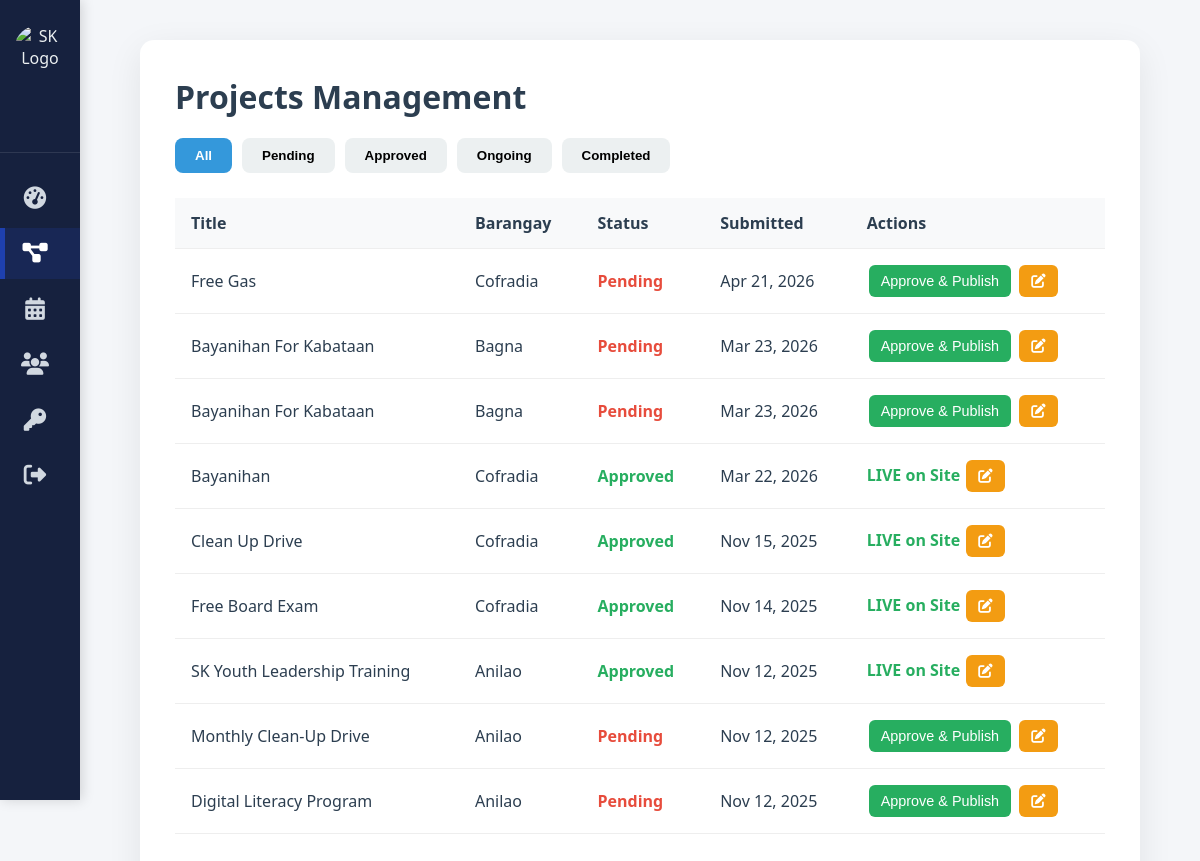
The page /admin/projects.php (signed in) on the database its author committed.
### tables this page shows
CREATE TABLE `projects` (
  `id` int(11) NOT NULL,
  `barangay_id` int(11) NOT NULL,
  `title` varchar(150) NOT NULL,
  `description` text DEFAULT NULL,
  `image` varchar(100) DEFAULT NULL,
  `status` enum('pending','approved','rejected') DEFAULT 'pending',
  `submitted_by` int(11) DEFAULT NULL,
  `submitted_at` datetime DEFAULT current_timestamp(),
  `approved_at` datetime DEFAULT NULL,
  `budget` decimal(12,2) DEFAULT 0.00,
  `file_path` varchar(255) DEFAULT NULL
);

CREATE TABLE `barangays` (
  `id` int(11) NOT NULL,
  `name` varchar(100) NOT NULL,
  `img` varchar(255) NOT NULL,
  `description` text DEFAULT NULL,
  `updated_at` datetime DEFAULT NULL ON UPDATE current_timestamp()
);

### admin/projects.php (the view, shortened to what this page needs)
<?php
$servername = "localhost";
$username   = "u601734414_sk_user";
$password   = "Federation2025";
$database   = "u601734414_sk_federation";
$dsn = "mysql:host=$servername;dbname=$database;charset=utf8mb4";
$options = [
    PDO::ATTR_ERRMODE            => PDO::ERRMODE_EXCEPTION,
    PDO::ATTR_DEFAULT_FETCH_MODE => PDO::FETCH_ASSOC,
    PDO::ATTR_EMULATE_PREPARES   => false,
];
try {
    $pdo = new PDO($dsn, $username, $password, $options);
} catch (PDOException $e) {
    error_log("Projects DB Error: " . $e->getMessage());
    die("Database connection failed.");
}
$sql = "
    SELECT p.*,
           b.name AS barangay_name
    FROM   projects p
    LEFT   JOIN barangays b ON p.barangay_id = b.id
    ORDER  BY p.submitted_at DESC
";
$stmt     = $pdo->query($sql);
$projects = $stmt->fetchAll();
$status_filter = $_GET['status'] ?? '';
$filtered_projects = $status_filter
    ? array_filter($projects, fn($p) => strtolower($p['status'] ?? '') === strtolower($status_filter))
    : $projects;
?>
<!DOCTYPE html>
<html lang="en">
<head>
    <link rel="stylesheet" href="adminstyle.css">
    <link rel="stylesheet" href="https://cdnjs.cloudflare.com/ajax/libs/font-awesome/6.5.0/css/all.min.css">
</head>
<body>
<nav class="sidebar">
    <div class="sidebar-logo">
        <img src="../images/sk-logo.png" alt="SK Logo">
    </div>
    <ul>
        <li><a href="dashboard.php" class="<?= basename($_SERVER['PHP_SELF']) === 'dashboard.php' ? 'active' : '' ?>">
            <i class="fas fa-tachometer-alt"></i><span>Dashboard</span>
        </a></li>
        <li><a href="projects.php" class="active">
            <i class="fas fa-project-diagram"></i><span>Projects</span>
        </a></li>
        <li><a href="events.php" class="<?= basename($_SERVER['PHP_SELF']) === 'events.php' ? 'active' : '' ?>">
            <i class="fas fa-calendar-alt"></i><span>Events</span>
        </a></li>
        <li><a href="members.php" class="<?= basename($_SERVER['PHP_SELF']) === 'members.php' ? 'active' : '' ?>">
            <i class="fas fa-users"></i><span>Members</span>
        </a></li>
        <li><a href="changepassword.php" class="<?= basename($_SERVER['PHP_SELF']) === 'changepassword.php' ? 'active' : '' ?>">
            <i class="fas fa-key"></i><span>Change Password</span>
        </a></li>
        <li><a href="logout.php">
            <i class="fas fa-sign-out-alt"></i><span>Logout</span>
        </a></li>
    </ul>
</nav>
<div class="main-content">
    <div class="container">
        <div class="header"><h1>Projects Management</h1></div>
        <div class="tabs">
            <button class="tab <?= $status_filter === '' ? 'active' : '' ?>" onclick="location.href='?status='">All</button>
            <button class="tab <?= strtolower($status_filter) === 'pending' ? 'active' : '' ?>" onclick="location.href='?status=pending'">Pending</button>
            <button class="tab <?= strtolower($status_filter) === 'approved' ? 'active' : '' ?>" onclick="location.href='?status=approved'">Approved</button>
            <button class="tab <?= strtolower($status_filter) === 'ongoing' ? 'active' : '' ?>" onclick="location.href='?status=ongoing'">Ongoing</button>
            <button class="tab <?= strtolower($status_filter) === 'completed' ? 'active' : '' ?>" onclick="location.href='?status=completed'">Completed</button>
        </div>
        <div class="card">
            <table>
                <thead>
                    <tr>
                        <th>Title</th>
                        <th>Barangay</th>
                        <th>Status</th>
                        <th>Submitted</th>
                        <th>Actions</th>
                    </tr>
                </thead>
                <tbody>
                    <?php foreach ($filtered_projects as $p): ?>
                        <tr>
                            <td><?= htmlspecialchars($p['title']) ?></td>
                            <td><?= htmlspecialchars($p['barangay_name'] ?? '—') ?></td>
                            <td>
                                <span style="color: <?=
                                    strtolower($p['status'] ?? '') === 'approved' ? '#27ae60' :
                                    (strtolower($p['status'] ?? '') === 'ongoing' ? '#f39c12' :
                                    (strtolower($p['status'] ?? '') === 'completed' ? '#27ae60' : '#e74c3c')) ?>; font-weight:bold;">
                                    <?= ucfirst($p['status'] ?? 'Pending') ?>
                                </span>
                            </td>
                            <td><?= date('M d, Y', strtotime($p['submitted_at'] ?? 'now')) ?></td>
                            <td>
                                <?php if (strtolower($p['status'] ?? '') !== 'approved'): ?>
                                    <form method="post" style="display:inline;">
                                        <button type="submit" class="btn-small btn-success">
                                            Approve & Publish
                                        </button>
                                    </form>
                                <?php else: ?>
                                    <span style="color:#27ae60;font-weight:bold;">LIVE on Site</span>
                                <?php endif; ?>
                                <button onclick="openEditModal(<?= $p['id'] ?>, <?= htmlspecialchars(json_encode($p), ENT_QUOTES) ?>)"
                                        class="btn-small btn-warning icon-btn" title="Edit">
                                    <i class="fas fa-edit"></i>
                                </button>
                            </td>
                        </tr>
                    <?php endforeach; ?>
                </tbody>
            </table>
        </div>
    </div>
</div>
</body>
</html>

### admin/adminstyle.css (style rules this page uses)
* { box-sizing: border-box; margin: 0; padding: 0; }
body { font-family: 'Segoe UI', Tahoma, Geneva, Verdana, sans-serif; background: #f4f6f9; color: #2c3e50; min-height: 100vh; }
.sidebar { position: fixed; top: 0; left: 0; width: 80px; height: 100vh; background: #16213e; color: #ecf0f1; transition: width 0.4s ease; z-index: 1000; overflow: hidden; box-shadow: 2px 0 12px rgba(0,0,0,0.15); }
.sidebar-logo { padding: 25px 15px; text-align: center; border-bottom: 1px solid rgba(255,255,255,0.1); }
.sidebar-logo img { width: 50px; height: 50px; border-radius: 50%; margin-bottom: 10px; }
.sidebar ul { list-style: none; padding: 15px 0; }
.sidebar li { margin: 5px 0; }
.sidebar a { display: flex; align-items: center; color: #d1d8e0; text-decoration: none; padding: 14px 16px; transition: all 0.3s ease; white-space: nowrap; position: relative; }
.sidebar a i { font-size: 1.4rem; width: 38px; text-align: center; flex-shrink: 0; }
.sidebar a:hover, .sidebar a.active { background: rgba(255,255,255,0.08); color: white; }
.sidebar a.active { background: rgba(30,64,175,0.2); border-left: 5px solid #1e40af; padding-left: 11px; }
.main-content { margin-left: 80px; padding: 40px; transition: margin-left 0.4s ease; background: #f4f6f9; min-height: 100vh; }
.container { background: white; padding: 35px; border-radius: 14px; box-shadow: 0 10px 35px rgba(0,0,0,0.08); max-width: 1000px; margin: 0 auto; }
table { width: 100%; border-collapse: collapse; margin: 25px 0; }
th, td { padding: 14px 16px; text-align: left; border-bottom: 1px solid #eee; }
th { background: #f8f9fa; font-weight: 600; color: #2c3e50; }

### admin/projects.php (style rules this page uses)
.tabs { margin:20px 0; display:flex; gap:10px; flex-wrap:wrap; }
.tab { padding:10px 20px; background:#ecf0f1; border:none; border-radius:8px; cursor:pointer; font-weight:bold; }
.tab.active { background:#3498db; color:#fff; }
.btn-small { padding:8px 12px; margin:2px; font-size:0.9em; border:none; border-radius:6px; cursor:pointer; }
.btn-success { background:#27ae60; color:#fff; }
.btn-warning { background:#f39c12; color:#fff; }
.icon-btn i { color:#fff !important; }

### rows shown on the page
projects: title "Free Gas", barangay.name "Cofradia", status "Pending", submitted_at "Apr 21, 2026"
projects: title "Bayanihan For Kabataan", barangay.name "Bagna", status "Pending", submitted_at "Mar 23, 2026"
projects: title "Bayanihan For Kabataan", barangay.name "Bagna", status "Pending", submitted_at "Mar 23, 2026"
projects: title "Bayanihan", barangay.name "Cofradia", status "Approved", submitted_at "Mar 22, 2026", shows "LIVE on Site"
projects: title "Clean Up Drive", barangay.name "Cofradia", status "Approved", submitted_at "Nov 15, 2025", shows "LIVE on Site"
projects: title "Free Board Exam", barangay.name "Cofradia", status "Approved", submitted_at "Nov 14, 2025", shows "LIVE on Site"
projects: title "SK Youth Leadership Training", barangay.name "Anilao", status "Approved", submitted_at "Nov 12, 2025", shows "LIVE on Site"
projects: title "Monthly Clean‑Up Drive", barangay.name "Anilao", status "Pending", submitted_at "Nov 12, 2025"
projects: title "Digital Literacy Program", barangay.name "Anilao", status "Pending", submitted_at "Nov 12, 2025"
